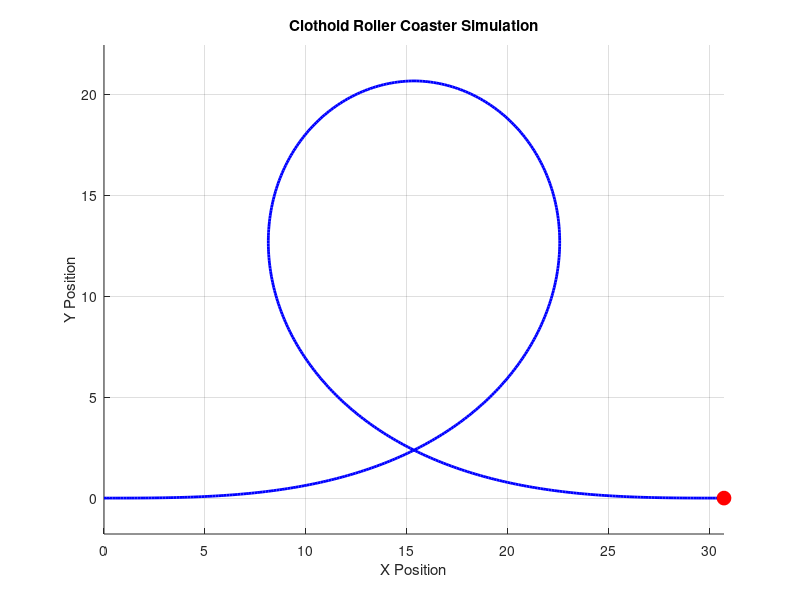
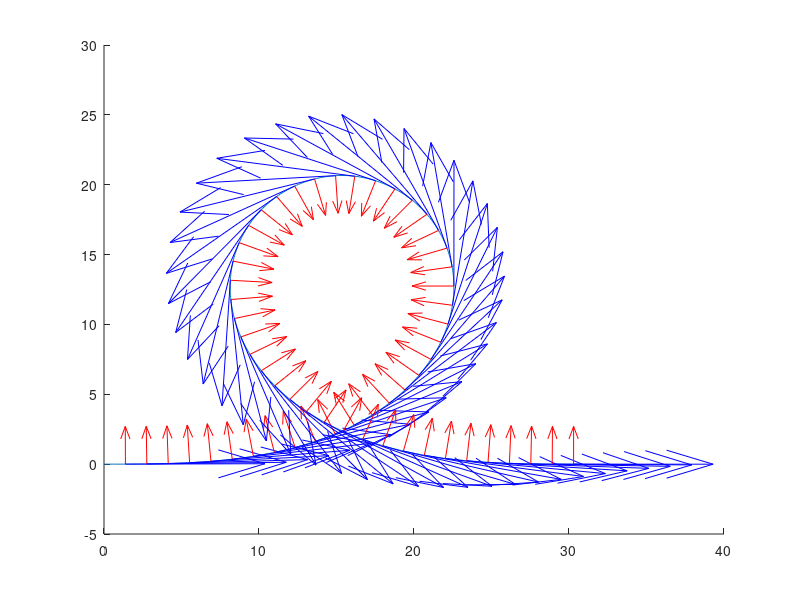

Write MATLAB code to recreate these figures, in order.
clc;
clear;
close all;

% Parameters
c = 0.00375; % Constant of proportionality
s_max = 41.3; % Maximum parameter limit to allow full clothoid loop
t_values = linspace(0, s_max, 300); % Parameter range
g = 9.81; % Gravitational acceleration (m/s^2)
m = 100; % Mass of the rollercoaster (kg)
ho = 50; % Initial height of the drop (m)


% Define clothoid integral functions based on the given equation
X_clothoid = @(s) arrayfun(@(u) integral(@(z) cos((c * z.^2) / 2), 0, u, 'ArrayValued', true), s);
Y_clothoid = @(s) arrayfun(@(u) integral(@(z) sin((c * z.^2) / 2), 0, u, 'ArrayValued', true), s);

% Compute clothoid coordinates
x_values = X_clothoid(t_values);
y_values = Y_clothoid(t_values);

% Find the highest point (where y reaches max)
[~, idx_max] = max(y_values);

% Trim the loop to stop at its highest point
x_values = x_values(1:idx_max);
y_values = y_values(1:idx_max);

% Mirror the shape about x = 15.3557
x_mirrored = 2 * 15.3557 - x_values;

% Combine original and mirrored tracks correctly
x_track = [x_values, flip(x_mirrored)];
y_track = [y_values, flip(y_values)];

% calculating the tan vector
dx = zeros(length(x_track),1);
dy = zeros(length(y_track),1);
for i = 2:length(x_track)
    dx(i) = x_track(i) - x_track(i-1);
    dy(i) = y_track(i) - y_track(i-1);
end
ds = sqrt(dx.^2 + dy.^2);
et = [dx,dy,zeros(length(x_track),1)]./ds;
Ez = [0,0,1];

figure(100)
hold on
plot(x_track,y_track)
for i=1:10:length(x_track)
    en = cross(Ez,et(i,:));
    quiver(x_track(i),y_track(i),3*en(1),3*en(2),'r');

    quiver(x_track(i),y_track(i),10*et(i,1),10*et(i,2),'b');
end

% Compute velocity based on conservation of energy
h_initial = max(y_track);
v = sqrt(2 * g * (h_initial - y_track));

% Compute time for each segment
dt = 0.05; % Time step
time = [0 cumsum(sqrt(diff(x_track).^2 + diff(y_track).^2) ./ v(1:end-1))];
time = [time, time(end)];

% Animation setup
figure;
hold on;
plot(x_track, y_track, 'b', 'LineWidth', 2);
roller_coaster = plot(x_track(1), y_track(1), 'ro', 'MarkerSize', 10, 'MarkerFaceColor', 'r');
title('Clothoid Roller Coaster Simulation');
xlabel('X Position');
ylabel('Y Position');
grid on;
axis equal;

% Animation loop
for i = 1:length(x_track)
    set(roller_coaster, 'XData', x_track(i), 'YData', y_track(i));
    pause(0.02);
end


